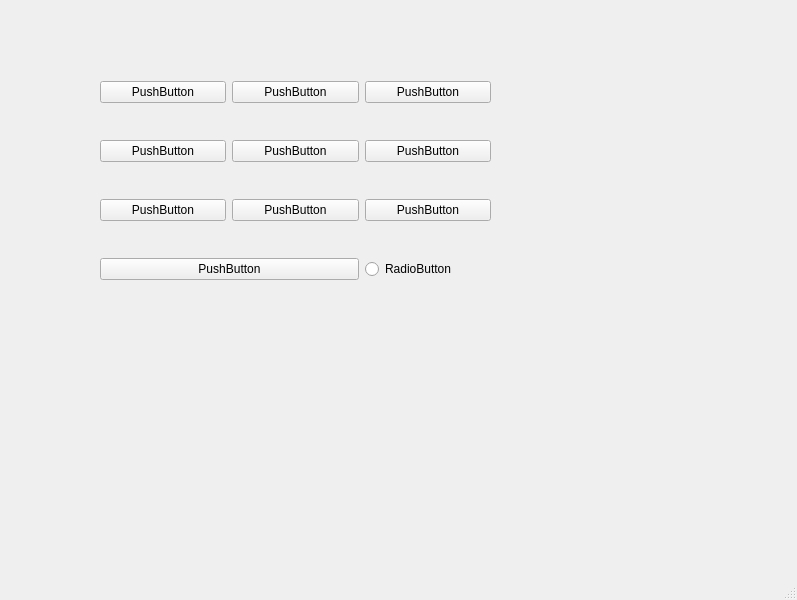
<?xml version="1.0" encoding="UTF-8"?>
<ui version="4.0">
 <class>MainWindow</class>
 <widget class="QMainWindow" name="MainWindow">
  <property name="geometry">
   <rect>
    <x>0</x>
    <y>0</y>
    <width>797</width>
    <height>600</height>
   </rect>
  </property>
  <property name="windowTitle">
   <string>MainWindow</string>
  </property>
  <widget class="QWidget" name="centralwidget">
   <widget class="QWidget" name="gridLayoutWidget">
    <property name="geometry">
     <rect>
      <x>100</x>
      <y>50</y>
      <width>391</width>
      <height>261</height>
     </rect>
    </property>
    <layout class="QGridLayout" name="gridLayout">
     <item row="1" column="1">
      <widget class="QPushButton" name="pushButton_5">
       <property name="text">
        <string>PushButton</string>
       </property>
      </widget>
     </item>
     <item row="2" column="2">
      <widget class="QPushButton" name="pushButton_9">
       <property name="text">
        <string>PushButton</string>
       </property>
      </widget>
     </item>
     <item row="2" column="0">
      <widget class="QPushButton" name="pushButton_7">
       <property name="text">
        <string>PushButton</string>
       </property>
      </widget>
     </item>
     <item row="0" column="1">
      <widget class="QPushButton" name="pushButton_2">
       <property name="text">
        <string>PushButton</string>
       </property>
      </widget>
     </item>
     <item row="1" column="0">
      <widget class="QPushButton" name="pushButton_4">
       <property name="text">
        <string>PushButton</string>
       </property>
      </widget>
     </item>
     <item row="0" column="2">
      <widget class="QPushButton" name="pushButton_3">
       <property name="text">
        <string>PushButton</string>
       </property>
      </widget>
     </item>
     <item row="0" column="0">
      <widget class="QPushButton" name="pushButton">
       <property name="text">
        <string>PushButton</string>
       </property>
      </widget>
     </item>
     <item row="1" column="2">
      <widget class="QPushButton" name="pushButton_6">
       <property name="text">
        <string>PushButton</string>
       </property>
      </widget>
     </item>
     <item row="2" column="1">
      <widget class="QPushButton" name="pushButton_8">
       <property name="text">
        <string>PushButton</string>
       </property>
      </widget>
     </item>
     <item row="3" column="0" colspan="2">
      <widget class="QPushButton" name="pushButton_10">
       <property name="text">
        <string>PushButton</string>
       </property>
      </widget>
     </item>
     <item row="3" column="2">
      <widget class="QRadioButton" name="radioButton">
       <property name="text">
        <string>RadioButton</string>
       </property>
      </widget>
     </item>
    </layout>
   </widget>
  </widget>
  <widget class="QMenuBar" name="menubar">
   <property name="geometry">
    <rect>
     <x>0</x>
     <y>0</y>
     <width>797</width>
     <height>26</height>
    </rect>
   </property>
  </widget>
  <widget class="QStatusBar" name="statusbar"/>
 </widget>
 <resources/>
 <connections/>
</ui>
